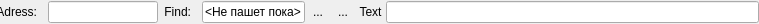
<ui version="4.0" >
 <class>uorSheetPanel</class>
 <widget class="QWidget" name="uorSheetPanel" >
  <property name="geometry" >
   <rect>
    <x>0</x>
    <y>0</y>
    <width>759</width>
    <height>24</height>
   </rect>
  </property>
  <property name="sizePolicy" >
   <sizepolicy vsizetype="Fixed" hsizetype="Preferred" >
    <horstretch>0</horstretch>
    <verstretch>0</verstretch>
   </sizepolicy>
  </property>
  <property name="windowTitle" >
   <string>Form</string>
  </property>
  <layout class="QHBoxLayout" >
   <property name="spacing" >
    <number>0</number>
   </property>
   <property name="leftMargin" >
    <number>0</number>
   </property>
   <property name="topMargin" >
    <number>0</number>
   </property>
   <property name="rightMargin" >
    <number>0</number>
   </property>
   <property name="bottomMargin" >
    <number>0</number>
   </property>
   <item>
    <layout class="QGridLayout" >
     <property name="horizontalSpacing" >
      <number>1</number>
     </property>
     <property name="verticalSpacing" >
      <number>1</number>
     </property>
     <item row="0" column="0" >
      <widget class="QLabel" name="m_labAdress" >
       <property name="sizePolicy" >
        <sizepolicy vsizetype="Fixed" hsizetype="Fixed" >
         <horstretch>0</horstretch>
         <verstretch>0</verstretch>
        </sizepolicy>
       </property>
       <property name="maximumSize" >
        <size>
         <width>47</width>
         <height>16777215</height>
        </size>
       </property>
       <property name="text" >
        <string>Adress:</string>
       </property>
       <property name="alignment" >
        <set>Qt::AlignRight|Qt::AlignTrailing|Qt::AlignVCenter</set>
       </property>
       <property name="margin" >
        <number>0</number>
       </property>
       <property name="indent" >
        <number>10</number>
       </property>
      </widget>
     </item>
     <item row="0" column="1" >
      <widget class="QLineEdit" name="m_AdressCellEdit" >
       <property name="enabled" >
        <bool>true</bool>
       </property>
       <property name="sizePolicy" >
        <sizepolicy vsizetype="Fixed" hsizetype="Fixed" >
         <horstretch>0</horstretch>
         <verstretch>0</verstretch>
        </sizepolicy>
       </property>
       <property name="minimumSize" >
        <size>
         <width>110</width>
         <height>20</height>
        </size>
       </property>
       <property name="maximumSize" >
        <size>
         <width>94</width>
         <height>200</height>
        </size>
       </property>
       <property name="focusPolicy" >
        <enum>Qt::NoFocus</enum>
       </property>
       <property name="maxLength" >
        <number>60</number>
       </property>
       <property name="readOnly" >
        <bool>true</bool>
       </property>
      </widget>
     </item>
     <item row="0" column="2" >
      <widget class="QLabel" name="m_labFind" >
       <property name="sizePolicy" >
        <sizepolicy vsizetype="Fixed" hsizetype="Fixed" >
         <horstretch>0</horstretch>
         <verstretch>0</verstretch>
        </sizepolicy>
       </property>
       <property name="minimumSize" >
        <size>
         <width>42</width>
         <height>0</height>
        </size>
       </property>
       <property name="maximumSize" >
        <size>
         <width>42</width>
         <height>16777215</height>
        </size>
       </property>
       <property name="text" >
        <string>Find:</string>
       </property>
       <property name="alignment" >
        <set>Qt::AlignRight|Qt::AlignTrailing|Qt::AlignVCenter</set>
       </property>
       <property name="margin" >
        <number>0</number>
       </property>
       <property name="indent" >
        <number>10</number>
       </property>
      </widget>
     </item>
     <item row="0" column="3" >
      <widget class="QLineEdit" name="m_FindEdit" >
       <property name="sizePolicy" >
        <sizepolicy vsizetype="Fixed" hsizetype="Fixed" >
         <horstretch>0</horstretch>
         <verstretch>0</verstretch>
        </sizepolicy>
       </property>
       <property name="minimumSize" >
        <size>
         <width>103</width>
         <height>0</height>
        </size>
       </property>
       <property name="maximumSize" >
        <size>
         <width>103</width>
         <height>16777215</height>
        </size>
       </property>
       <property name="focusPolicy" >
        <enum>Qt::TabFocus</enum>
       </property>
       <property name="text" >
        <string>&lt;Не пашет пока></string>
       </property>
       <property name="maxLength" >
        <number>60</number>
       </property>
      </widget>
     </item>
     <item row="0" column="4" >
      <widget class="QToolButton" name="m_findDown" >
       <property name="text" >
        <string>...</string>
       </property>
       <property name="icon" >
        <iconset resource="../uoReport.qrc" >:/image/SearchDown.png</iconset>
       </property>
       <property name="autoRaise" >
        <bool>true</bool>
       </property>
      </widget>
     </item>
     <item row="0" column="5" >
      <widget class="QToolButton" name="m_findUp" >
       <property name="text" >
        <string>...</string>
       </property>
       <property name="icon" >
        <iconset resource="../uoReport.qrc" >:/image/SearchUp.png</iconset>
       </property>
       <property name="autoRaise" >
        <bool>true</bool>
       </property>
      </widget>
     </item>
     <item row="0" column="6" >
      <widget class="QLabel" name="m_text" >
       <property name="sizePolicy" >
        <sizepolicy vsizetype="Fixed" hsizetype="Fixed" >
         <horstretch>0</horstretch>
         <verstretch>0</verstretch>
        </sizepolicy>
       </property>
       <property name="minimumSize" >
        <size>
         <width>29</width>
         <height>0</height>
        </size>
       </property>
       <property name="maximumSize" >
        <size>
         <width>29</width>
         <height>16777215</height>
        </size>
       </property>
       <property name="text" >
        <string>Text</string>
       </property>
       <property name="alignment" >
        <set>Qt::AlignCenter</set>
       </property>
      </widget>
     </item>
     <item row="0" column="7" >
      <widget class="QLineEdit" name="m_cellText" >
       <property name="enabled" >
        <bool>true</bool>
       </property>
       <property name="sizePolicy" >
        <sizepolicy vsizetype="Fixed" hsizetype="Expanding" >
         <horstretch>0</horstretch>
         <verstretch>0</verstretch>
        </sizepolicy>
       </property>
       <property name="minimumSize" >
        <size>
         <width>0</width>
         <height>0</height>
        </size>
       </property>
       <property name="sizeIncrement" >
        <size>
         <width>0</width>
         <height>0</height>
        </size>
       </property>
       <property name="cursor" >
        <cursorShape>ArrowCursor</cursorShape>
       </property>
       <property name="focusPolicy" >
        <enum>Qt::NoFocus</enum>
       </property>
       <property name="alignment" >
        <set>Qt::AlignLeading|Qt::AlignLeft|Qt::AlignVCenter</set>
       </property>
       <property name="dragEnabled" >
        <bool>false</bool>
       </property>
       <property name="readOnly" >
        <bool>true</bool>
       </property>
      </widget>
     </item>
    </layout>
   </item>
  </layout>
 </widget>
 <resources>
  <include location="../uoReport.qrc" />
 </resources>
 <connections/>
</ui>
